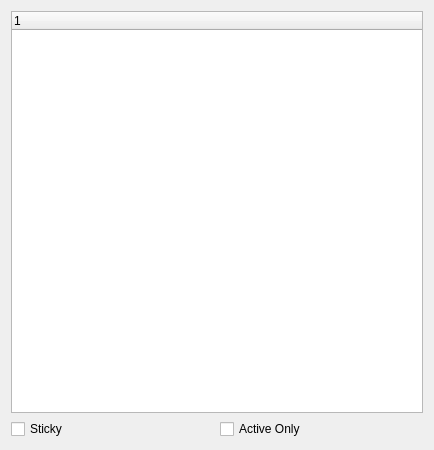
<?xml version="1.0" encoding="UTF-8"?>
<ui version="4.0">
 <class>vpTrackAttributesPanel</class>
 <widget class="QWidget" name="vpTrackAttributesPanel">
  <property name="geometry">
   <rect>
    <x>0</x>
    <y>0</y>
    <width>434</width>
    <height>450</height>
   </rect>
  </property>
  <property name="sizePolicy">
   <sizepolicy hsizetype="Preferred" vsizetype="MinimumExpanding">
    <horstretch>0</horstretch>
    <verstretch>0</verstretch>
   </sizepolicy>
  </property>
  <layout class="QVBoxLayout" name="verticalLayout">
   <item>
    <widget class="QTreeWidget" name="attributeTree">
     <column>
      <property name="text">
       <string notr="true">1</string>
      </property>
     </column>
    </widget>
   </item>
   <item>
    <layout class="QHBoxLayout" name="horizontalLayout">
     <item>
      <widget class="QCheckBox" name="stickyAttributes">
       <property name="toolTip">
        <string>State of attribute check boxes don't change unless by user</string>
       </property>
       <property name="text">
        <string>Sticky</string>
       </property>
      </widget>
     </item>
     <item>
      <widget class="QCheckBox" name="displayActiveAttributes">
       <property name="text">
        <string>Active Only</string>
       </property>
      </widget>
     </item>
    </layout>
   </item>
  </layout>
 </widget>
 <resources/>
 <connections/>
</ui>
